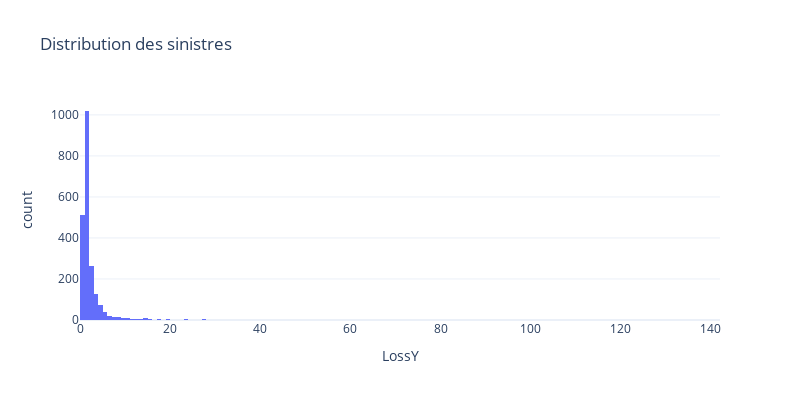
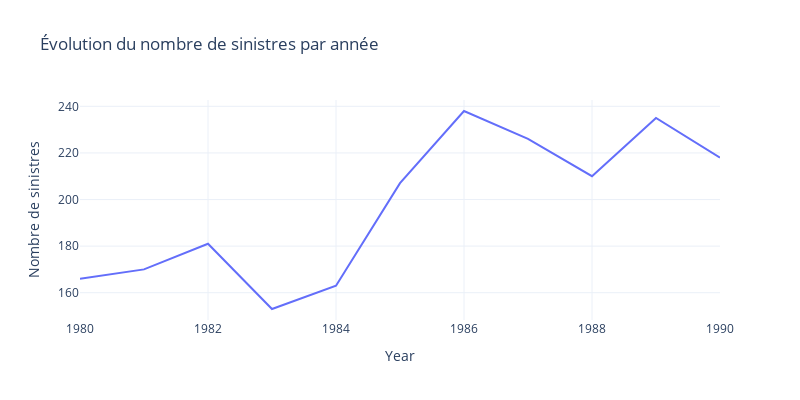
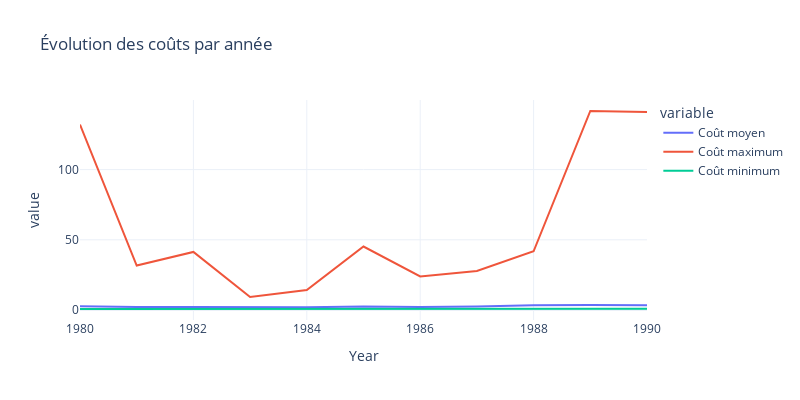
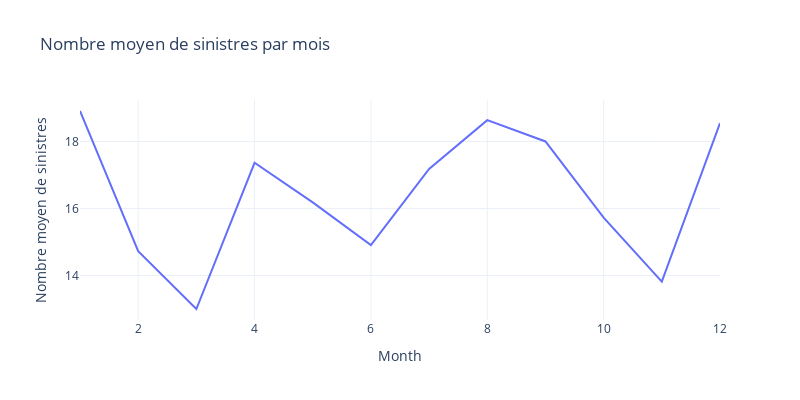

Notebook code for these charts, in order:
### Markdown cell above
#### **Question 1** Faire  quelques  statistiques  descriptives  et  tracés  pour  décrire  les  sinistres  dont  vous disposez.

### Code cell
def generate_descriptive_plots(df, loss_column):
    # Statistiques descriptives
    stats_descriptives = df[loss_column].describe()
    print("Statistiques descriptives pour les sinistres :\n", stats_descriptives)

    # Histogramme de la distribution des sinistres
    histogram = px.histogram(df, x=loss_column, title="Distribution des sinistres")
    histogram.show()

    # Nombre de sinistres par année
    sinistres_par_annee = df.groupby('Year').size().reset_index(name='Nombre de sinistres')
    evolution_sinistres = px.line(sinistres_par_annee, x='Year', y='Nombre de sinistres',
                                   title="Évolution du nombre de sinistres par année")
    evolution_sinistres.show()

    # Évolution du coût moyen, maximum et minimum par année
    annee_stats = df.groupby('Year').agg({loss_column: ['mean', 'max', 'min']}).reset_index()
    annee_stats.columns = ['Year', 'Coût moyen', 'Coût maximum', 'Coût minimum']
    fig = px.line(annee_stats, x='Year', y=['Coût moyen', 'Coût maximum', 'Coût minimum'],
                  title="Évolution des coûts par année")
    fig.show()

    # Nombre moyen de sinistres par mois
    moyenne_sinistres_par_mois = df.groupby(['Year', 'Month']).size().groupby('Month').mean().reset_index(name='Nombre moyen de sinistres')
    fig = px.line(moyenne_sinistres_par_mois, x='Month', y='Nombre moyen de sinistres',
                  title="Nombre moyen de sinistres par mois")
    fig.show()


generate_descriptive_plots(df, 'LossY')

### Figure 1 — Plotly figure (JSON) as saved in the notebook; plotly's stock layout.template omitted (floating-point values rounded to 4 significant figures; data arrays with more than 128 entries replaced by an {"elided": "..."} marker saying what was removed)
{"data": [{"alignmentgroup": "True", "bingroup": "x", "hovertemplate": "LossY=%{x}<br>count=%{y}<extra></extra>", "legendgroup": "", "marker": {"color": "#636efa", "pattern": {"shape": ""}}, "name": "", "offsetgroup": "", "orientation": "v", "showlegend": false, "type": "histogram", "x": {"elided": "2167 float values"}, "xaxis": "x", "yaxis": "y"}], "layout": {"barmode": "relative", "height": 400, "legend": {"tracegroupgap": 0}, "title": {"text": "Distribution des sinistres"}, "width": 800, "xaxis": {"anchor": "y", "domain": [0, 1], "title": {"text": "LossY"}}, "yaxis": {"anchor": "x", "domain": [0, 1], "title": {"text": "count"}}}}

### Figure 2 — Plotly figure (JSON) as saved in the notebook; plotly's stock layout.template omitted (floating-point values rounded to 4 significant figures)
{"data": [{"hovertemplate": "Year=%{x}<br>Nombre de sinistres=%{y}<extra></extra>", "legendgroup": "", "line": {"color": "#636efa", "dash": "solid"}, "marker": {"symbol": "circle"}, "mode": "lines", "name": "", "orientation": "v", "showlegend": false, "type": "scatter", "x": [1980, 1981, 1982, 1983, 1984, 1985, 1986, 1987, 1988, 1989, 1990], "xaxis": "x", "y": [166, 170, 181, 153, 163, 207, 238, 226, 210, 235, 218], "yaxis": "y"}], "layout": {"height": 400, "legend": {"tracegroupgap": 0}, "title": {"text": "Évolution du nombre de sinistres par année"}, "width": 800, "xaxis": {"anchor": "y", "domain": [0, 1], "title": {"text": "Year"}}, "yaxis": {"anchor": "x", "domain": [0, 1], "title": {"text": "Nombre de sinistres"}}}}

### Figure 3 — Plotly figure (JSON) as saved in the notebook; plotly's stock layout.template omitted (floating-point values rounded to 4 significant figures)
{"data": [{"hovertemplate": "variable=Coût moyen<br>Year=%{x}<br>value=%{y}<extra></extra>", "legendgroup": "Coût moyen", "line": {"color": "#636efa", "dash": "solid"}, "marker": {"symbol": "circle"}, "mode": "lines", "name": "Coût moyen", "orientation": "v", "showlegend": true, "type": "scatter", "x": [1980, 1981, 1982, 1983, 1984, 1985, 1986, 1987, 1988, 1989, 1990], "xaxis": "x", "y": [2.628, 2.076, 2.085, 1.814, 1.986, 2.508, 2.111, 2.566, 3.363, 3.578, 3.389], "yaxis": "y"}, {"hovertemplate": "variable=Coût maximum<br>Year=%{x}<br>value=%{y}<extra></extra>", "legendgroup": "Coût maximum", "line": {"color": "#EF553B", "dash": "solid"}, "marker": {"symbol": "circle"}, "mode": "lines", "name": "Coût maximum", "orientation": "v", "showlegend": true, "type": "scatter", "x": [1980, 1981, 1982, 1983, 1984, 1985, 1986, 1987, 1988, 1989, 1990], "xaxis": "x", "y": [132.0, 31.68, 41.37, 9.255, 14.21, 45.24, 23.94, 27.76, 41.83, 141.7, 140.9], "yaxis": "y"}, {"hovertemplate": "variable=Coût minimum<br>Year=%{x}<br>value=%{y}<extra></extra>", "legendgroup": "Coût minimum", "line": {"color": "#00cc96", "dash": "solid"}, "marker": {"symbol": "circle"}, "mode": "lines", "name": "Coût minimum", "orientation": "v", "showlegend": true, "type": "scatter", "x": [1980, 1981, 1982, 1983, 1984, 1985, 1986, 1987, 1988, 1989, 1990], "xaxis": "x", "y": [0.7271, 0.7383, 0.7487, 0.7713, 0.7761, 0.7879, 0.8248, 0.8591, 0.9077, 0.9331, 0.9799], "yaxis": "y"}], "layout": {"height": 400, "legend": {"title": {"text": "variable"}, "tracegroupgap": 0}, "title": {"text": "Évolution des coûts par année"}, "width": 800, "xaxis": {"anchor": "y", "domain": [0, 1], "title": {"text": "Year"}}, "yaxis": {"anchor": "x", "domain": [0, 1], "title": {"text": "value"}}}}

### Figure 4 — Plotly figure (JSON) as saved in the notebook; plotly's stock layout.template omitted (floating-point values rounded to 4 significant figures)
{"data": [{"hovertemplate": "Month=%{x}<br>Nombre moyen de sinistres=%{y}<extra></extra>", "legendgroup": "", "line": {"color": "#636efa", "dash": "solid"}, "marker": {"symbol": "circle"}, "mode": "lines", "name": "", "orientation": "v", "showlegend": false, "type": "scatter", "x": [1, 2, 3, 4, 5, 6, 7, 8, 9, 10, 11, 12], "xaxis": "x", "y": [18.91, 14.73, 13, 17.36, 16.18, 14.91, 17.18, 18.64, 18, 15.73, 13.82, 18.55], "yaxis": "y"}], "layout": {"height": 400, "legend": {"tracegroupgap": 0}, "title": {"text": "Nombre moyen de sinistres par mois"}, "width": 800, "xaxis": {"anchor": "y", "domain": [0, 1], "title": {"text": "Month"}}, "yaxis": {"anchor": "x", "domain": [0, 1], "title": {"text": "Nombre moyen de sinistres"}}}}
